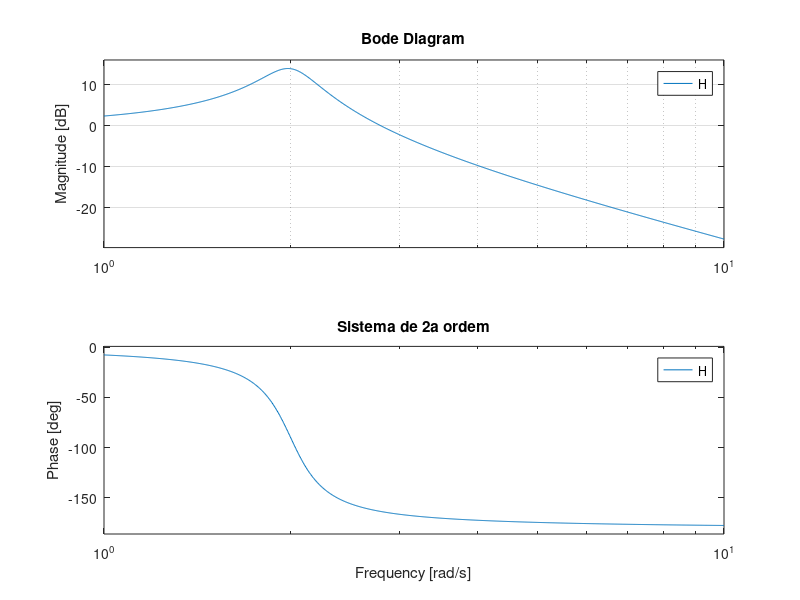

Source code (MATLAB): (Note: this script raises an error after producing the figure.)
clear; close all; clc

wn = 2; % rad/s
zeta = 0.1; % executar com zeta = 0.01 tambem

Num = wn^2;
Den = [1 2*zeta*wn wn^2];
H = tf(Num,Den);

w = logspace(0, 1, 1000); % 500 pontos entre 10^0 e 10^1
bode(H, w); % Hw: 1 x 1 x length(w)
grid;
title('Sistema de 2a ordem'); % sobrepoe ao titulo default
str = ['\omega_n = ', num2str(wn), ' Hz', ' \zeta = ', num2str(zeta)];
gtext(str);